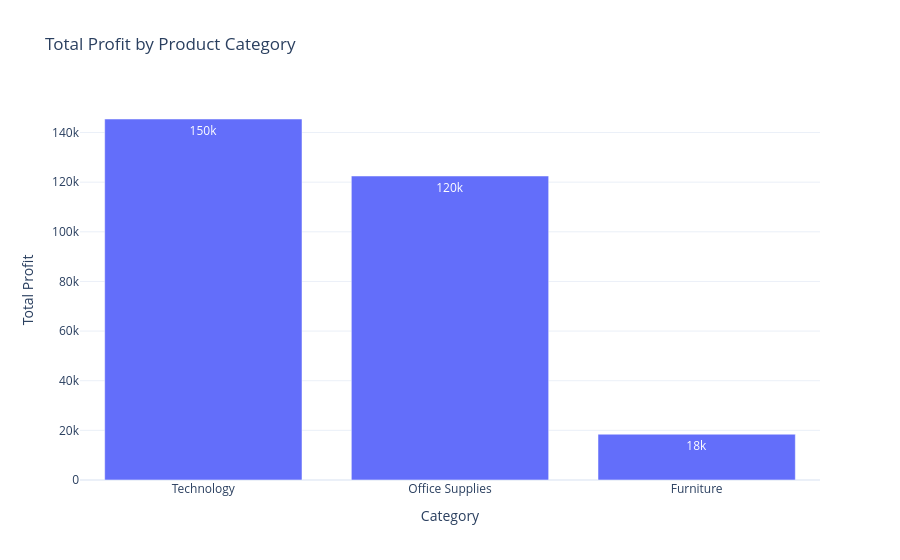

The notebook cell this image was saved under:
### Code cell
##CREATING BAR CHART FOR PROFIT BY CATEGORY
fig = px.bar(
    category_profit,
    x="Category",
    y="Profit",
    title="Total Profit by Product Category",
    text_auto=".2s"
)

fig.update_layout(
    template="plotly_white",
    xaxis_title="Category",
    yaxis_title="Total Profit"
)

fig.show()

### Figure 1 — Plotly figure (JSON) as saved in the notebook; plotly's stock layout.template omitted (floating-point values rounded to 4 significant figures)
{"data": [{"alignmentgroup": "True", "hovertemplate": "Category=%{x}<br>Profit=%{y}<extra></extra>", "legendgroup": "", "marker": {"color": "#636efa", "pattern": {"shape": ""}}, "name": "", "offsetgroup": "", "orientation": "v", "showlegend": false, "textposition": "auto", "texttemplate": "%{y:.2s}", "type": "bar", "x": ["Technology", "Office Supplies", "Furniture"], "xaxis": "x", "y": [145500.0, 122500.0, 18450.0], "yaxis": "y"}], "layout": {"barmode": "relative", "legend": {"tracegroupgap": 0}, "title": {"text": "Total Profit by Product Category"}, "xaxis": {"anchor": "y", "domain": [0, 1], "title": {"text": "Category"}}, "yaxis": {"anchor": "x", "domain": [0, 1], "title": {"text": "Total Profit"}}}}
